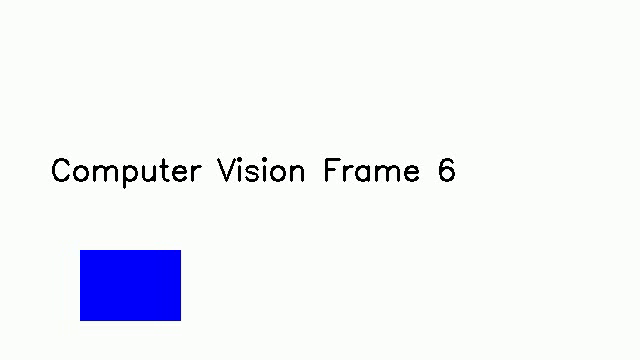
#> input picture frame 6 of video.mp4, 640 x 360 px
$ python '36. Background Subtraction.py'
#> lines starting #> are read from the running program, lines starting #| are printed output that depends on the picture; after the words box and inside, x2 and y2 are one past the last pixel; in counts of white or black regions, pixels touching at a corner belong together
import cv2

cap = cv2.VideoCapture("video.mp4")

fgbg = cv2.createBackgroundSubtractorMOG2()

while True:
    ret, frame = cap.read()
#> frame is the input picture: shape (360, 640, 3); mean B, G, R 247.2, 242.4, 240.4

    if not ret:
        break

    fgmask = fgbg.apply(frame)
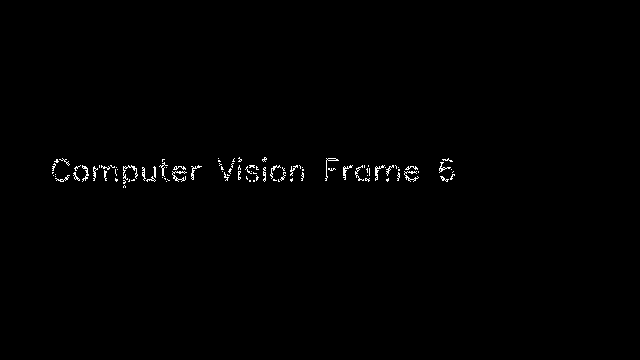
#> fgmask: shape (360, 640); values 127 (black) and 255 (white), 0.6% white in thin lines or dots, all inside (x1, y1, x2, y2) = (52, 157, 455, 188)

    cv2.imshow("Background Subtraction", fgmask)

    if cv2.waitKey(30)==27:
#> (key Esc is pressed here)
        break

cap.release()
cv2.destroyAllWindows()

$ run again, starting later in the video
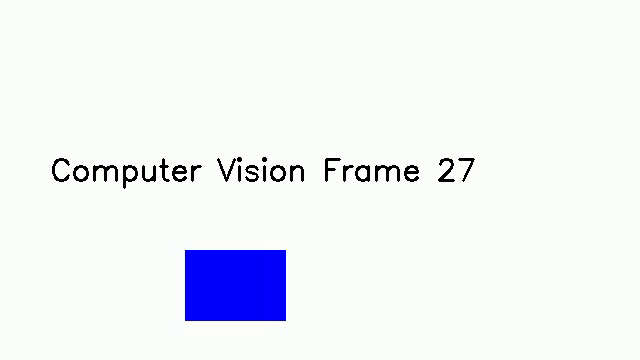
#> input picture frame 27 of video.mp4, 640 x 360 px
#> frame is the input picture: shape (360, 640, 3); mean B, G, R 247.1, 242.3, 240.3
#> `fgmask = fgbg.apply(frame)`:
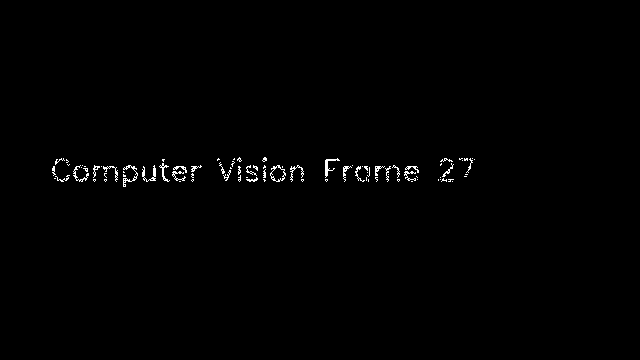
#> fgmask: shape (360, 640); values 127 (black) and 255 (white), 0.68% white in thin lines or dots, all inside (x1, y1, x2, y2) = (52, 157, 475, 187)

$ run again, starting later in the video
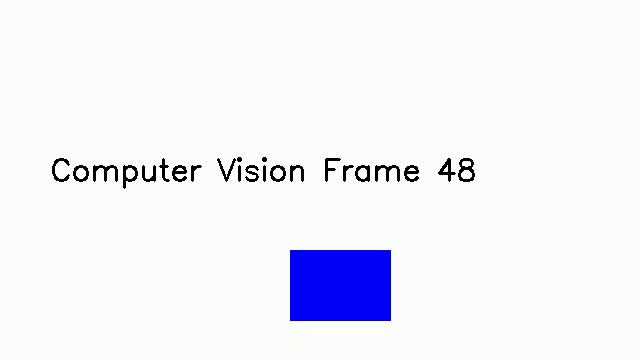
#> input picture frame 48 of video.mp4, 640 x 360 px
#> frame is the input picture: shape (360, 640, 3); mean B, G, R 247, 242.2, 240.3
#> `fgmask = fgbg.apply(frame)`:
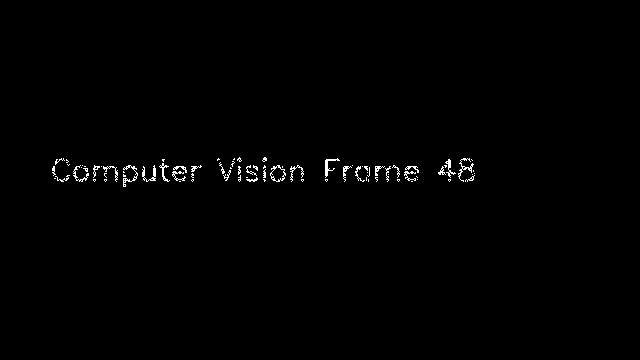
#> fgmask: shape (360, 640); values 127 (black) and 255 (white), 0.71% white in thin lines or dots, all inside (x1, y1, x2, y2) = (52, 157, 475, 187)
